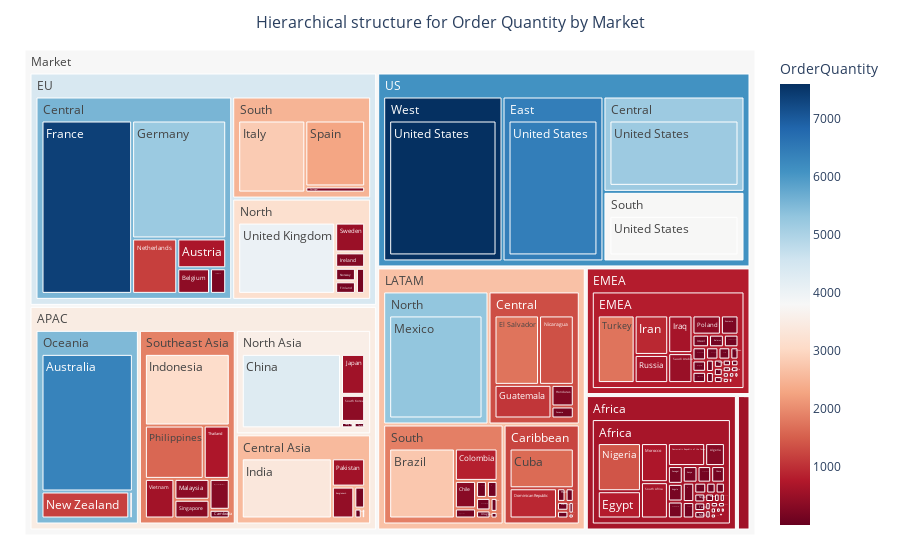
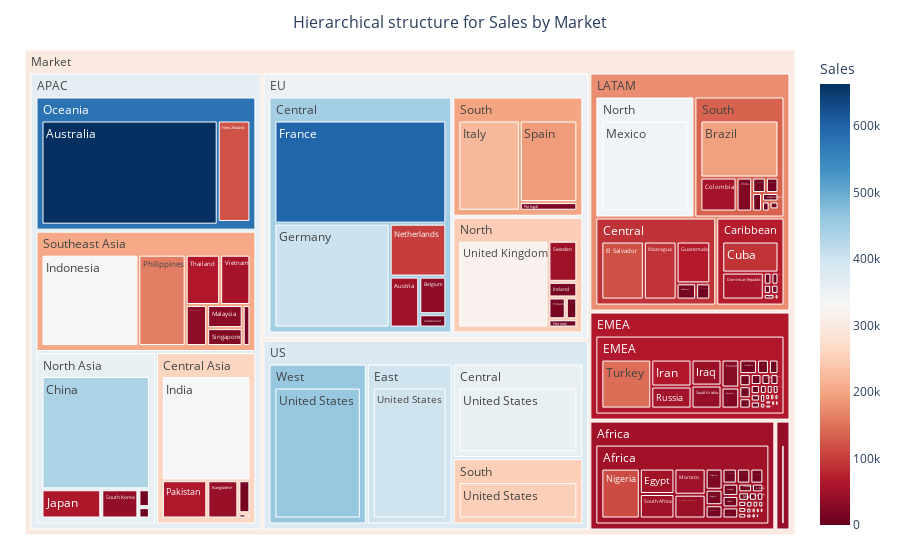

Write notebook code for charts like these, in order.
### Markdown cell above
### <span style="color: green">Hierarchical structure for Order Quantity and Sales by each Market</span>

#### *<span style="color: green">Cấu trúc phân cấp cho số lượng đặt hàng và doanh số bán hàng theo từng thị trường kinh doanh</span>*

### Code cell
#create DataFrame between OrderQuantity and Sales by Category
df = data_mix.groupby(['Market','Region','Country']).agg({'OrderQuantity': sum, 'Sales': sum})[['OrderQuantity','Sales']].reset_index()

#create treemap for Market by Order Quantity
import plotly.express as px
import numpy as np
fig = px.treemap(df, path=[px.Constant('Market'),'Market','Region','Country'], values='OrderQuantity',  
                 color="OrderQuantity", hover_data=['Country'],color_continuous_scale='RdBu')
fig.update_layout(margin = dict(t=50, l=25, r=25, b=25),title_font_size=16,
    title={'text': "Hierarchical structure for Order Quantity by Market",'x':0.5,'y':0.97,'xanchor': 'center','yanchor': 'top'})
fig.show()


#create treemap for Market by Sales
import plotly.express as px
import numpy as np
fig = px.treemap(df, path=[px.Constant('Market'),'Market','Region','Country'], values='Sales',  
                 color="Sales", hover_data=['Country'],color_continuous_scale='RdBu')
fig.update_layout(margin = dict(t=50, l=25, r=25, b=25),title_font_size=16,
    title={'text': "Hierarchical structure for Sales by Market",'x':0.5,'y':0.97,'xanchor': 'center','yanchor': 'top'})
fig.show()

### Figure 1 — Plotly figure (JSON) as saved in the notebook; plotly's stock layout.template omitted (floating-point values rounded to 4 significant figures; data arrays with more than 128 entries replaced by an {"elided": "..."} marker saying what was removed)
{"data": [{"branchvalues": "total", "customdata": {"elided": "163x2 mixed values"}, "domain": {"x": [0, 1], "y": [0, 1]}, "hovertemplate": "labels=%{label}<br>OrderQuantity_sum=%{value}<br>parent=%{parent}<br>id=%{id}<br>Country=%{customdata[0]}<br>OrderQuantity=%{color}<extra></extra>", "ids": {"elided": "163 str values"}, "labels": {"elided": "163 str values"}, "marker": {"coloraxis": "coloraxis", "colors": {"elided": "163 float values"}}, "name": "", "parents": {"elided": "163 str values"}, "type": "treemap", "values": {"elided": "163 int values"}}], "layout": {"coloraxis": {"colorbar": {"title": {"text": "OrderQuantity"}}, "colorscale": [[0, "rgb(103,0,31)"], [0.1, "rgb(178,24,43)"], [0.2, "rgb(214,96,77)"], [0.3, "rgb(244,165,130)"], [0.4, "rgb(253,219,199)"], [0.5, "rgb(247,247,247)"], [0.6, "rgb(209,229,240)"], [0.7, "rgb(146,197,222)"], [0.8, "rgb(67,147,195)"], [0.9, "rgb(33,102,172)"], [1, "rgb(5,48,97)"]]}, "legend": {"tracegroupgap": 0}, "margin": {"b": 25, "l": 25, "r": 25, "t": 50}, "title": {"font": {"size": 16}, "text": "Hierarchical structure for Order Quantity by Market", "x": 0.5, "xanchor": "center", "y": 0.97, "yanchor": "top"}}}

### Figure 2 — Plotly figure (JSON) as saved in the notebook; plotly's stock layout.template omitted (floating-point values rounded to 4 significant figures; data arrays with more than 128 entries replaced by an {"elided": "..."} marker saying what was removed)
{"data": [{"branchvalues": "total", "customdata": {"elided": "163x2 mixed values"}, "domain": {"x": [0, 1], "y": [0, 1]}, "hovertemplate": "labels=%{label}<br>Sales_sum=%{value}<br>parent=%{parent}<br>id=%{id}<br>Country=%{customdata[0]}<br>Sales=%{color}<extra></extra>", "ids": {"elided": "163 str values"}, "labels": {"elided": "163 str values"}, "marker": {"coloraxis": "coloraxis", "colors": {"elided": "163 float values"}}, "name": "", "parents": {"elided": "163 str values"}, "type": "treemap", "values": {"elided": "163 float values"}}], "layout": {"coloraxis": {"colorbar": {"title": {"text": "Sales"}}, "colorscale": [[0, "rgb(103,0,31)"], [0.1, "rgb(178,24,43)"], [0.2, "rgb(214,96,77)"], [0.3, "rgb(244,165,130)"], [0.4, "rgb(253,219,199)"], [0.5, "rgb(247,247,247)"], [0.6, "rgb(209,229,240)"], [0.7, "rgb(146,197,222)"], [0.8, "rgb(67,147,195)"], [0.9, "rgb(33,102,172)"], [1, "rgb(5,48,97)"]]}, "legend": {"tracegroupgap": 0}, "margin": {"b": 25, "l": 25, "r": 25, "t": 50}, "title": {"font": {"size": 16}, "text": "Hierarchical structure for Sales by Market", "x": 0.5, "xanchor": "center", "y": 0.97, "yanchor": "top"}}}
